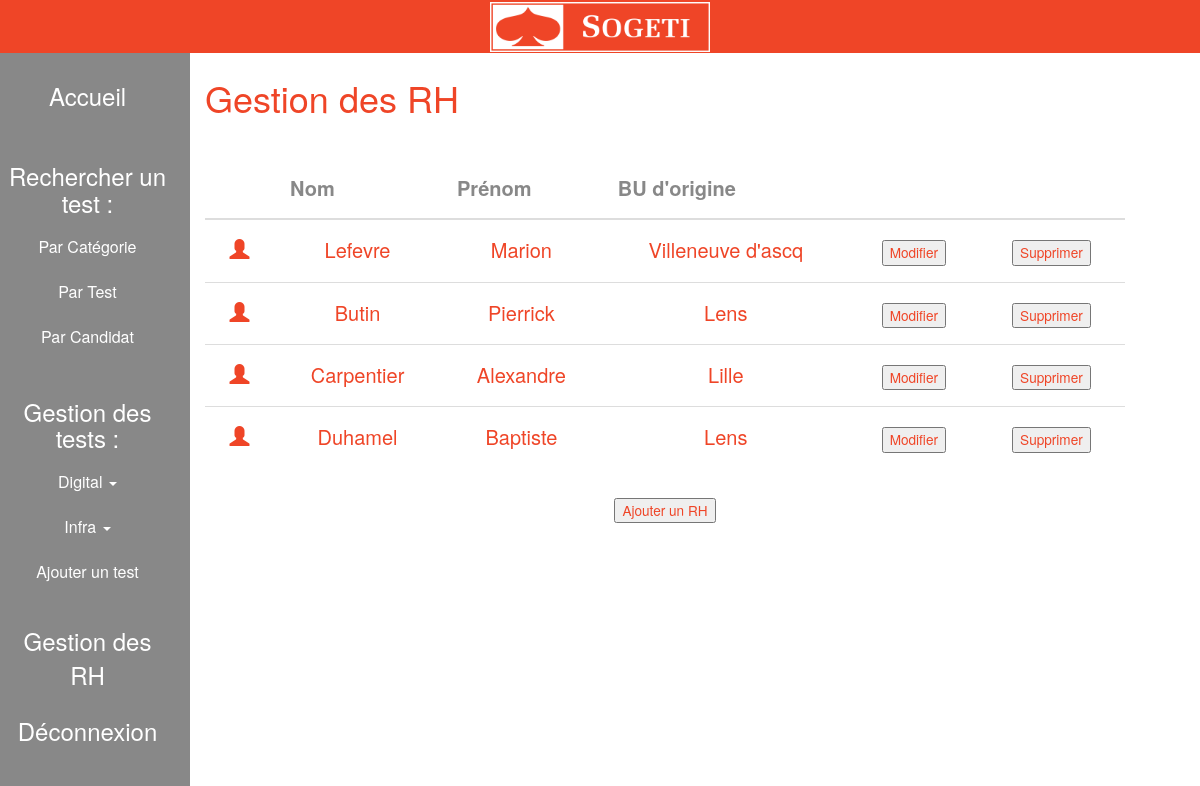
/index.php?page=LRH (signed in), run on an earlier commit of the app's database.
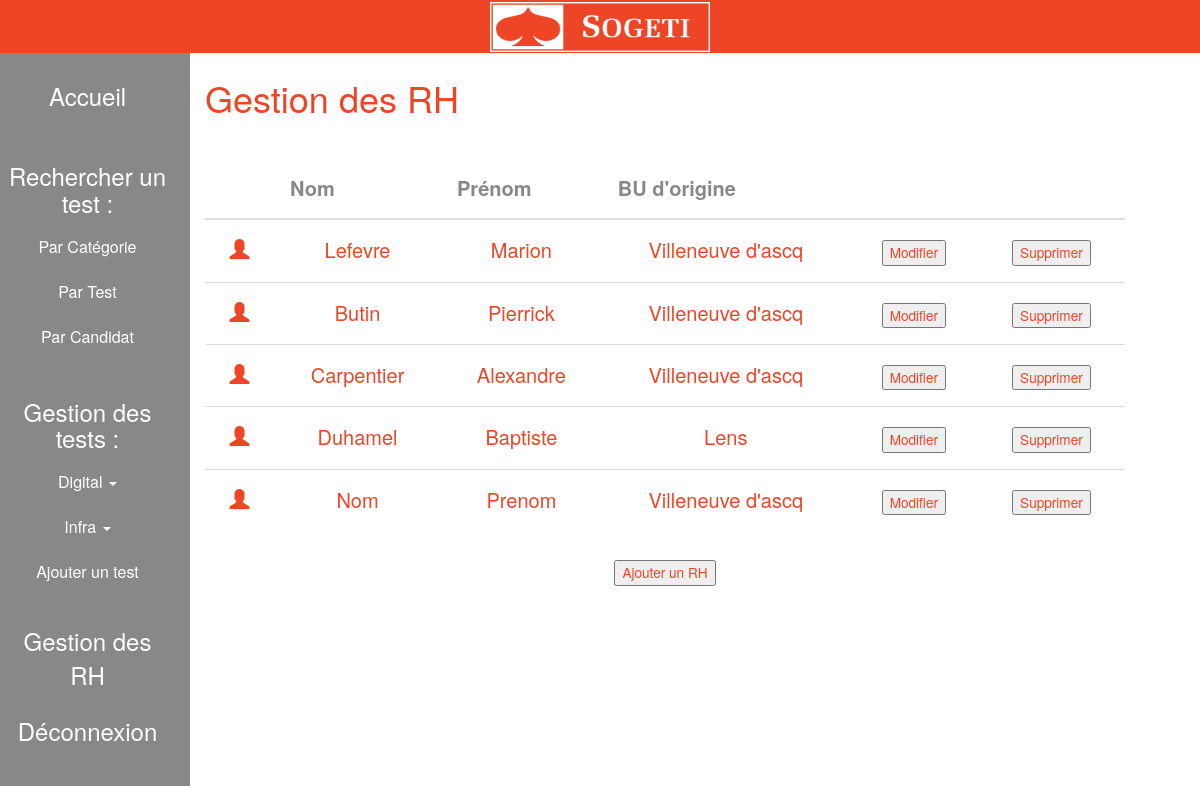
And on a later commit of the database.
### tables this page shows
CREATE TABLE IF NOT EXISTS `user` (
  `id` int(10) NOT NULL AUTO_INCREMENT,
  `Login` varchar(100) NOT NULL,
  `Password` varchar(100) NOT NULL,
  `Nom` varchar(100) NOT NULL,
  `Prenom` varchar(100) NOT NULL,
  `BU_origine` varchar(100) NOT NULL,
  PRIMARY KEY (`id`),
  UNIQUE KEY `Login` (`Login`)
);

### libs/maLibSQL.pdo.php (called while the page is built, shortened)
<?php
include_once "bdd.php";
function SQLSelect($sql)
{
 	global $BDD_host;
	global $BDD_base;
 	global $BDD_user;
 	global $BDD_password;
	try {
		$dbh = new PDO("mysql:host=$BDD_host;dbname=$BDD_base", $BDD_user, $BDD_password, array(
			PDO::ATTR_ERRMODE => PDO::ERRMODE_EXCEPTION,
			PDO::MYSQL_ATTR_INIT_COMMAND => "SET NAMES utf8"
		));
	} catch (PDOException $e) {
		die("<font color=\"red\">SQLSelect: Erreur de connexion : " . $e->getMessage() . "</font>");
	}
	$res = $dbh->query($sql);
	$num = $res->rowCount();
	if ($num==0) return false;
	else return $res;
}
function parcoursRs($result)
{
	$result->setFetchMode(PDO::FETCH_ASSOC);
	while ($ligne = $result->fetch())
		$tab[]= $ligne;
	return $tab;
}
?>

### libs/modele.php (called while the page is built, shortened)
<?php
include("maLibSQL.pdo.php");
function ListRH(){
	$SQL = "SELECT Nom, Prenom, id, BU_origine FROM user";
	return parcoursRs(SQLSelect($SQL));
}
function Listnomtest(){
	$SQL = "SELECT Nom, Categorie, id_test from test ORDER BY Nom";
	return parcoursRs(SQLSelect($SQL));
}
function Listcat(){
	$SQL = "SELECT DISTINCT Categorie from test ORDER BY Categorie";
	return parcoursRs(SQLSelect($SQL));
}
function Listcand(){
	$SQL = "SELECT Nom, Prenom, id_candidat from candidat ORDER BY Nom";
	return parcoursRs(SQLSelect($SQL));
}
function list_test_cat($cat){
	$SQL = "SELECT Nom, id_test as id FROM test WHERE Categorie = '$cat'";
	return parcoursRs(SQLSelect($SQL));
}
?>

### templates/List_RH.php (the view, shortened to what this page needs)
<?php
    include("Navbar.php");
?>
<div class="container">
    <div class="col-sm-2"></div>
    <div class="col-sm-10">
        <h1>Gestion des RH</h1>
        <div class="tabcontent">
            <table class="table">
                <thead>
                <tr>
                    <th></th>
                    <th>Nom</th>
                    <th>Prénom</th>
                    <th>BU d'origine</th>
                    <th></th>
                    <th></th>
                </tr>
                </thead>
                <tbody>
                <?php
                    $p = ListRH();
                    foreach ($p as $dataP)
                    {
                        echo '<tr>';
                        echo '<td><span class="glyphicon glyphicon-user"></span></td>';
                        echo '<td>' . $dataP['Nom'] .'</td>';
                        echo '<td>' . $dataP['Prenom'] .'</td>';
                        echo '<td>' . $dataP['BU_origine'] .'</td>';
                        echo '<td><a href="index.php?page=MRH&id=' . $dataP['id'] .'"><button class="modifier" value="' . $dataP['id'] . '"> Modifier </button> </a></td>';
                        echo '<td><a href="controleur.php?action=deluser&id=' . $dataP['id'] . '"><button class="supprimer" value="' . $dataP['id'] . '"> Supprimer </button></a></td>';
                        echo '</tr>';
                    }
                ?>
                </tbody>
            </table>
        </div>
    </div>
    <div class="col-sm-1"></div>
    <div class="col-sm-10" id="button">
        <a href="index.php?page=ARH"> <button class="ajouter"> Ajouter un RH</button></a>
    </div>
</div>

### Index.php (shortened to what this page needs)
<?php
include_once "libs/modele.php";
$pagesOK['MRH'] = 'templates/modif_RH.php';
$pagesOK['LRH'] = 'templates/List_RH.php';
$pagesOK['ARH'] = 'templates/Ajout_RH.php';
$pagesOK['LT'] = 'templates/Accueil.php';
$pagesOK['L'] = 'templates/login.php';
$pagesOK['LTCAT'] = 'templates/listbycat.php';
$pagesOK['LTT'] = 'templates/listbytest.php';
$pagesOK['LTCAN'] = 'templates/listbycand.php';
$pagesOK['RT'] = 'templates/resultat.php';
$pagesOK['T'] = 'templates/test.php';
$pagesOK['FT'] = 'templates/fin_test.php';
$pagesOK['AT'] = 'templates/ajouter_test.php';
$pagesOK['MT'] = 'templates/modif_test.php';
if (valider('connecte','SESSION'))
	$page = 'LT';
else {
    $page = 'L';
}
if(!empty($_GET['page'])
    && array_key_exists($_GET['page'], $pagesOK))
{
    $page = $_GET['page'];
}
?>
<!DOCTYPE html>
<html>
	<head>
		<link rel="stylesheet" href="http://maxcdn.bootstrapcdn.com/bootstrap/3.3.6/css/bootstrap.min.css">
	</head>
	<body>
		<div class="row content">
            <?php include("templates/Entete.php"); ?>
            <?php include($pagesOK[$page]); ?>
		</div>
	</body>
</html>

### templates/Entete.php (shortened to what this page needs)
<div class="navbar">
	<img src="images/logo.png" id="logo"/>
</div>

### templates/Navbar.php (shortened to what this page needs)
<div class="col-sm-2 sidenav">
    <ul class="nav nav-pills nav-stacked">
        <li><a href="index.php?page=LT" class="Onglet">Accueil</a></li>
    </ul><br>
    <h3> Rechercher un test : </h3>
    <ul class="nav nav-pills nav-stacked">
        <li>
            <a data-toggle="collapse" href="#bycat" id="btn_bycat"> Par Catégorie </a>
                            <?php
                            $p = Listcat();
                            ?>
        </li>
        <li>
            <a data-toggle="collapse" href="#bytest" id="btn_bytest"> Par Test </a>
                            <?php
                            $p = Listnomtest();
                            ?>
        </li>
        <li>
            <a data-toggle="collapse" href="#bycand" id="btn_bycand"> Par Candidat </a>
                            <?php
                            $p = Listcand();
                            ?>
        </li>
    </ul><br>
    <h3> Gestion des tests : </h3>
    <ul class="nav nav-pills nav-stacked">
        <?php
        $p = Listcat();
        $i = 1;
        foreach ($p as $dataP){
            echo '<li>';
            echo '<a data-toggle="collapse" href="#cat' . $i . '" id="btn_cat' . $i . '"> ' . $dataP['Categorie'] . ' <span class="caret"> </span></a>';
            $test = list_test_cat($dataP['Categorie']);
            echo '</li>';
            $i++;
        }
        ?>
        <li><a href="index.php?page=AT">Ajouter un test</a></li>
    </ul><br>
    <ul class="nav nav-pills nav-stacked">
        <li><a href="index.php?page=LRH" class="Onglet">Gestion des RH</a></li>
        <li><a href="controleur.php?action=logout" class="Onglet">Déconnexion</a></li>
    </ul><br>
</div>

### templates/Entete.php (style rules this page uses)
.navbar { background-color: #ef4527; text-align: center; margin-bottom: 0; border-radius: 0; }
#logo { margin-top: 1px; height: 50px; width: auto; }
body, html, .row.content { height:100%; overflow: hidden; }

### templates/Navbar.php (style rules this page uses)
.sidenav { padding-top: 2vh; background-color: #888888; height: 95%; color: white; text-align: center; font-family: "Helvetica Neue", Helvetica, Arial, sans-serif; overflow: auto; }
.nav > li > a { color: white; font-size: 2vh; }
.nav > li > .Onglet, h3 { color: white; font-size: 3vh; }

### templates/List_RH.php (style rules this page uses)
h1 { color: #ef4527; margin-top: 3vh; margin-bottom: 5vh; }
thead { color: #888888; }
table { font-size: 2.5vh; color: #ef4527; text-align: center; }
.table>thead>tr>th, .table>tbody>tr>th, .table>tfoot>tr>th, .table>thead>tr>td, .table>tbody>tr>td, .table>tfoot>tr>td { padding: 2vh; }
button { color: #ef4527; font-size: 1.7vh; }
#button { margin-top:1vh; text-align: center; }
h1 { font-size: 4.5vh; }
.tabcontent { max-height: 70vh !important; overflow: auto; }

What changed in the data, as far as the page shows it:
changed user "Butin": BU_origine "Lens" → "Villeneuve d'ascq"
changed user "Carpentier": BU_origine "Lille" → "Villeneuve d'ascq"
added user: Nom "Nom", Prenom "Prenom", BU_origine "Villeneuve d'ascq", $dataP['id'] 15 (drawn)
